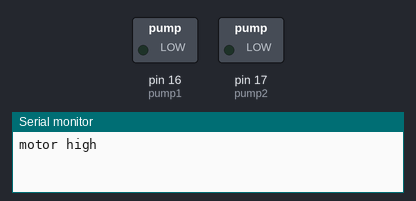
A sketch run on a simulated Arduino Uno, built with avr-gcc and run on an emulated ATmega328P. On the bench: switched loads named in the sketch (green lamp = pin HIGH), the last lines printed to the serial monitor.

Above: at 2.5 s.
At 12.5 s:
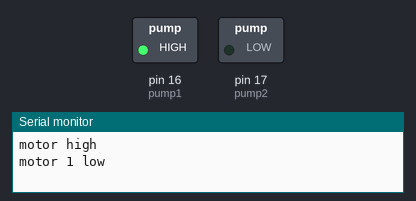
At 22.5 s:
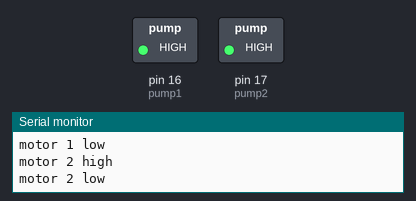
At 27.5 s:
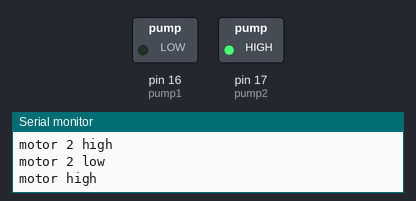
Timing chart, 0 to 32.5 s (numbered marks = the images above):
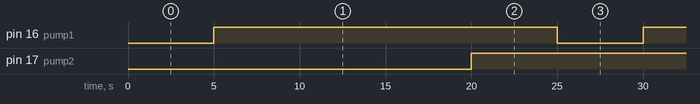

Measured:
- by itself, pin 16 (pump1): alternates HIGH for 20.0 s and LOW for 5.0 s
- by itself, pin 17 (pump2): alternates HIGH for 15.0 s and LOW for 10.0 s

The sketch:

Pump_test.ino
```cpp
int pump1 = 16 ;                    //This is the output pin on the Arduino
int pump2 = 17 ;
void setup()

{
  pinMode(pump1, OUTPUT);
 pinMode(pump2, OUTPUT);//Sets that pin as an output
  Serial.begin(115200);
}

void loop()
{
  digitalWrite(pump1,LOW);
  Serial.println("motor high");//Switch Solenoid ON
  delay(5000);                          //Wait 1 Second
  digitalWrite(pump1, HIGH);
  Serial.println("motor 1 low");//Switch Solenoid OFF
  delay(5000);                          //Wait 1 Second
 digitalWrite(pump2, LOW);      //Switch Solenoid ON
 delay(5000);
 Serial.println("motor 2 high");//Wait 1 Second
 delay(5000);                    //Wait 1 Second
 digitalWrite(pump2, HIGH);     //Switch Solenoid OFF Serial.println("hi");
 Serial.println("motor 2 low");//Wait 1 Second
  delay(5000);
}
```
